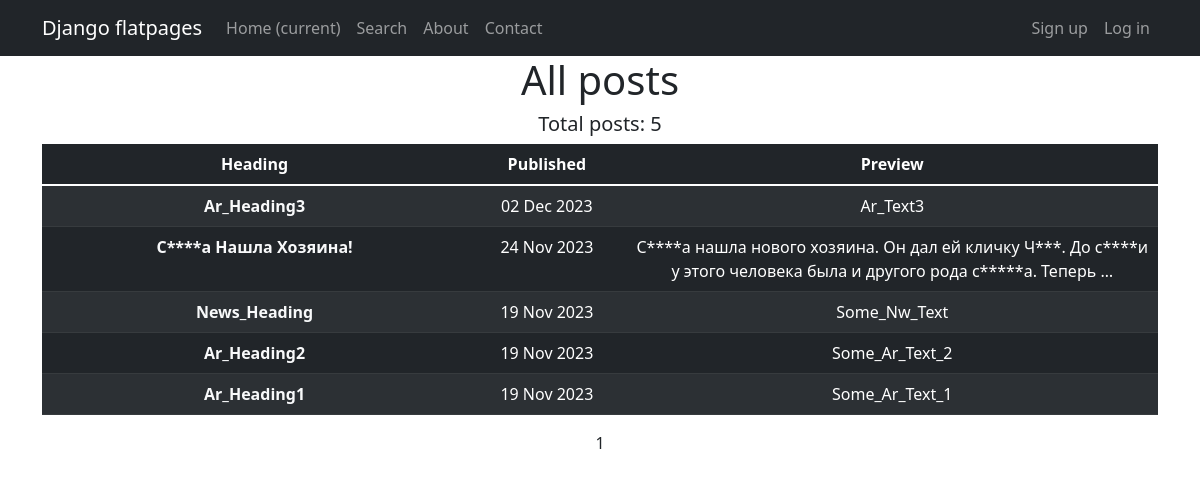
Before: /news/ with the older database file.
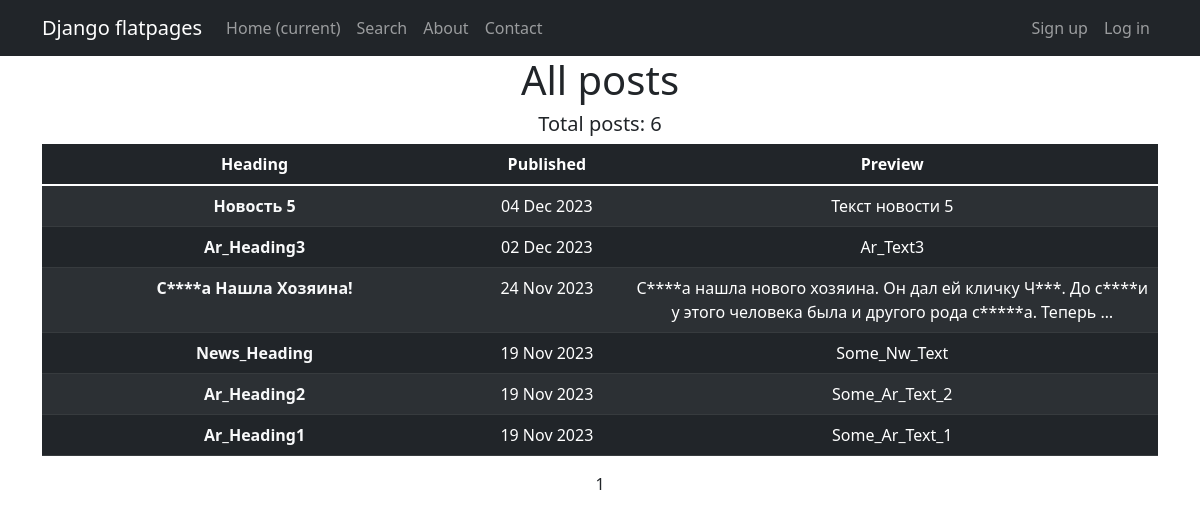
After: the same page with the newer database file.
### news/models.py (models this page shows, shortened)
class Post(models.Model):
    ARTICLE = 'ar'
    NEWS = 'nw'
    TYPE = [
        (ARTICLE, 'Article'),
        (NEWS, 'News')
    ]
    author = models.ForeignKey(Author, on_delete=models.CASCADE)
    type = models.CharField(max_length=2,
                            choices=TYPE,
                            default=NEWS)
    created = models.DateTimeField(auto_now_add=True)
    category = models.ManyToManyField(Category, through='PostCategory')
    heading = models.CharField(max_length=200)
    text = models.TextField()
    rating = models.IntegerField(default=0)
    def get_absolute_url(self):
        return reverse('post_detail', args=[str(self.id)])

### news/views.py (the view)
# urls.py: path('', PostsList.as_view(), name='post_list'),
class PostsList(ListView):
    model = Post
    ordering = '-created'
    template_name = 'posts.html'
    context_object_name = 'posts'
    paginate_by = 10

### news/templatetags/custom_filters.py (called while the page is built)
@register.filter()
def censor(text):
    if not isinstance(text, str):
        raise ValueError('Подвергать цензуре можно только строки!')
    matches = []
    for taboo in TABOO_WORDS:
        matches.extend(re.findall(taboo, text, flags=re.IGNORECASE))
    for match in set(matches):
        text = re.sub(match, f'{match[0] + len(match[1:]) * "*"}', text)
    return text

### templates/posts.html (shortened to what this page needs)
{% extends 'flatpages/default.html'%}
{% load custom_filters %}
{% load custom_tags %}
{% block content %}
<h1>All posts</h1>
<h5>Total posts: {{posts|length}}</h5>
{% if posts %}
    <table class="table table-dark table-striped" align="center">
        <thead>
            <tr>
                <th width="400">Heading</th>
                <th width="150">Published</th>
                <th width="500">Preview</th>
            </tr>
        </thead>
        <tbody class="table-group-divider">
            {% for post in posts %}
            <tr>
                <td><a class="link-light text-decoration-none fw-bold " href="{{ post.get_absolute_url }}">{{post.heading|censor}}</a></td>
                <td>{{post.created|date:'d M Y'}}</td>
                <td>{{post.text|censor|truncatewords:20}}</td>
            </tr>
            {% endfor %}
        </tbody>
    </table>
{%else%}
    <h2>Статей нет!</h2>
{% endif %}
{% include 'includes/page_by_page.html' %}
{% endblock content %}

### templates/flatpages/default.html (shortened to what this page needs)
<!DOCTYPE html>
<html lang="en" xmlns="http://www.w3.org/1999/html">
    <head>
        {% load static %}
        <link href="{% static 'css/styles.css' %}" rel="stylesheet" />
    </head>
    <body>
        <nav class="navbar navbar-expand-lg navbar-dark bg-dark static-top">
           <div class="container">
               <a class="navbar-brand" href="#">Django flatpages</a>
               <div class="collapse navbar-collapse" id="navbarResponsive">
                   <ul class="navbar-nav ml-auto">
                       <li class="nav-item active">
                           <a class="nav-link" href="{% url 'post_list' %}">Home
                               <span class="sr-only">(current)</span>
                           </a>
                       </li>
                       <li class="nav-item">
                           <a class="nav-link" href="{% url 'search' %}">Search</a>
                       </li>
                       <li class="nav-item">
                           <a class="nav-link" href="/about/">About</a>
                       </li>
                       <li class="nav-item">
                           <a class="nav-link" href="/contacts/">Contact</a>
                       </li>
                   </ul>
               </div>
               <ul class="nav navbar-nav me-auto">
                   <li class="nav-item active">
                       {% if not user.is_authenticated %}
                           <a class="nav-link" href="{% url 'account_signup' %}">Sign up</a>
                       {% endif %}
                   </li>
                   <li class="nav-item active">
                       {% if user.is_authenticated %}
                           <a class="nav-link" href="{% url 'account_logout' %}">Log out</a>
                       {% else %}
                           <a class="nav-link" href="{% url 'account_login' %}">Log in</a>
                       {% endif %}
                   </li>
               </ul>
           </div>
        </nav>
        <div class="container">
            <div class="row">
                <div class="col-lg-12 text-center">
                   {% block content %}
                   {% endblock content %}
                </div>
            </div>
        </div>
    </body>
</html>

### templates/includes/page_by_page.html (shortened to what this page needs)
{% load custom_tags %}
{{ page_obj.number }}

Changed rows visible on the page:
added Post: heading|censor "Новость 5", created "04 Dec 2023", text|censor "Текст новости 5"
Other visible differences:
{{ posts|length }}: "5" → "6"
